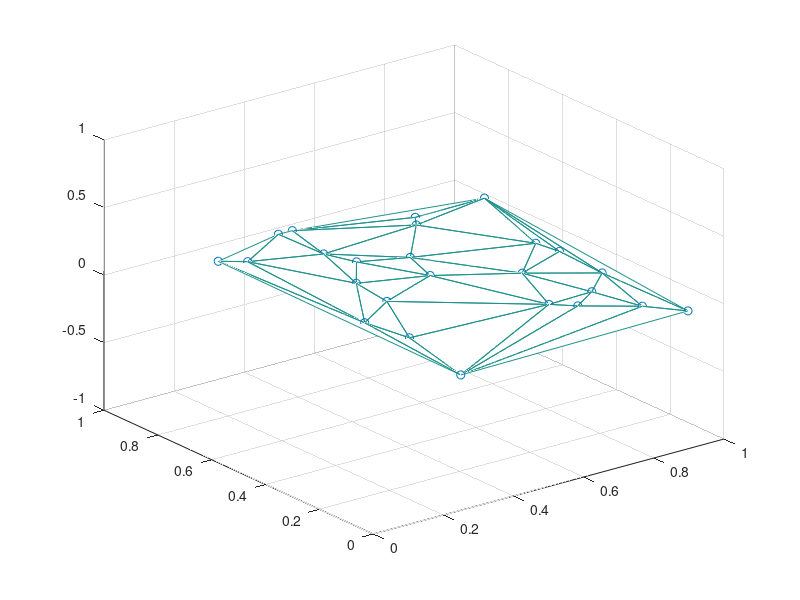

MATLAB code to generate this figure:
rand('state',0);
x=rand(1,25); 
y=rand(1,25);
TRI = delaunay(x,y); 
trimesh(TRI,x,y,zeros(size(x)))
axis([0 1 0 1]); 
hold on; 
plot(x,y,'o')